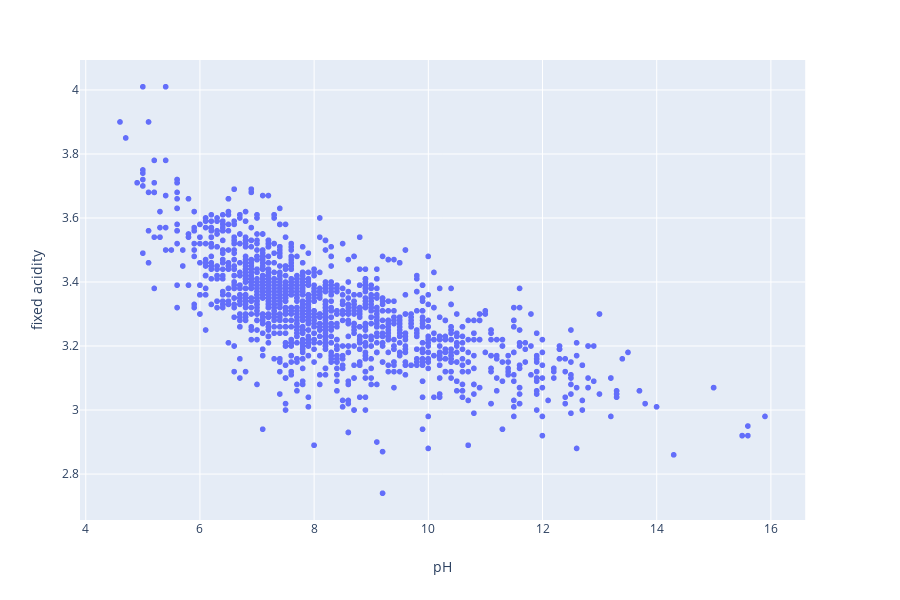

The cell this chart's notebook holds for it:
### Code cell
import matplotlib.pyplot as plt
import pandas as pd
import seaborn as sns
import bokeh.plotting as bkh
import plotly.express as px

df = pd.read_csv('data/winequality-red.csv', delimiter=';')
#sns.distplot(df['pH'].dropna())
#plot1 = sns.barplot(x = df['quality'], y = df['alcohol']) # binning not functional right now
#plot2 = sns.scatterplot(x =df['pH'], y = df['fixed acidity'])
#plot2
#print(df.columns)
#sns.load_dataset(df)
#def mscatter(p, x, y, typestr):
#    p.scatter(x, y, marker=typestr,
#            line_color="#6666ee", fill_color="#ee6666", fill_alpha=0.5, size=12)

px.scatter(y = df['pH'], x = df['fixed acidity'], labels = {'x': 'pH', 'y': 'fixed acidity' })
#bkh.show(plot1)

### Figure 1 — Plotly figure (JSON) as saved in the notebook; plotly's stock layout.template omitted (floating-point values rounded to 4 significant figures; data arrays with more than 128 entries replaced by an {"elided": "..."} marker saying what was removed)
{"data": [{"hoverlabel": {"namelength": 0}, "hovertemplate": "pH=%{x}<br>fixed acidity=%{y}", "legendgroup": "", "marker": {"color": "#636efa", "symbol": "circle"}, "mode": "markers", "name": "", "showlegend": false, "type": "scattergl", "x": {"elided": "1599 float values"}, "xaxis": "x", "y": {"elided": "1599 float values"}, "yaxis": "y"}], "layout": {"height": 600, "legend": {"tracegroupgap": 0}, "margin": {"t": 60}, "xaxis": {"anchor": "y", "domain": [0, 0.98], "title": {"text": "pH"}}, "yaxis": {"anchor": "x", "domain": [0, 1], "title": {"text": "fixed acidity"}}}}
